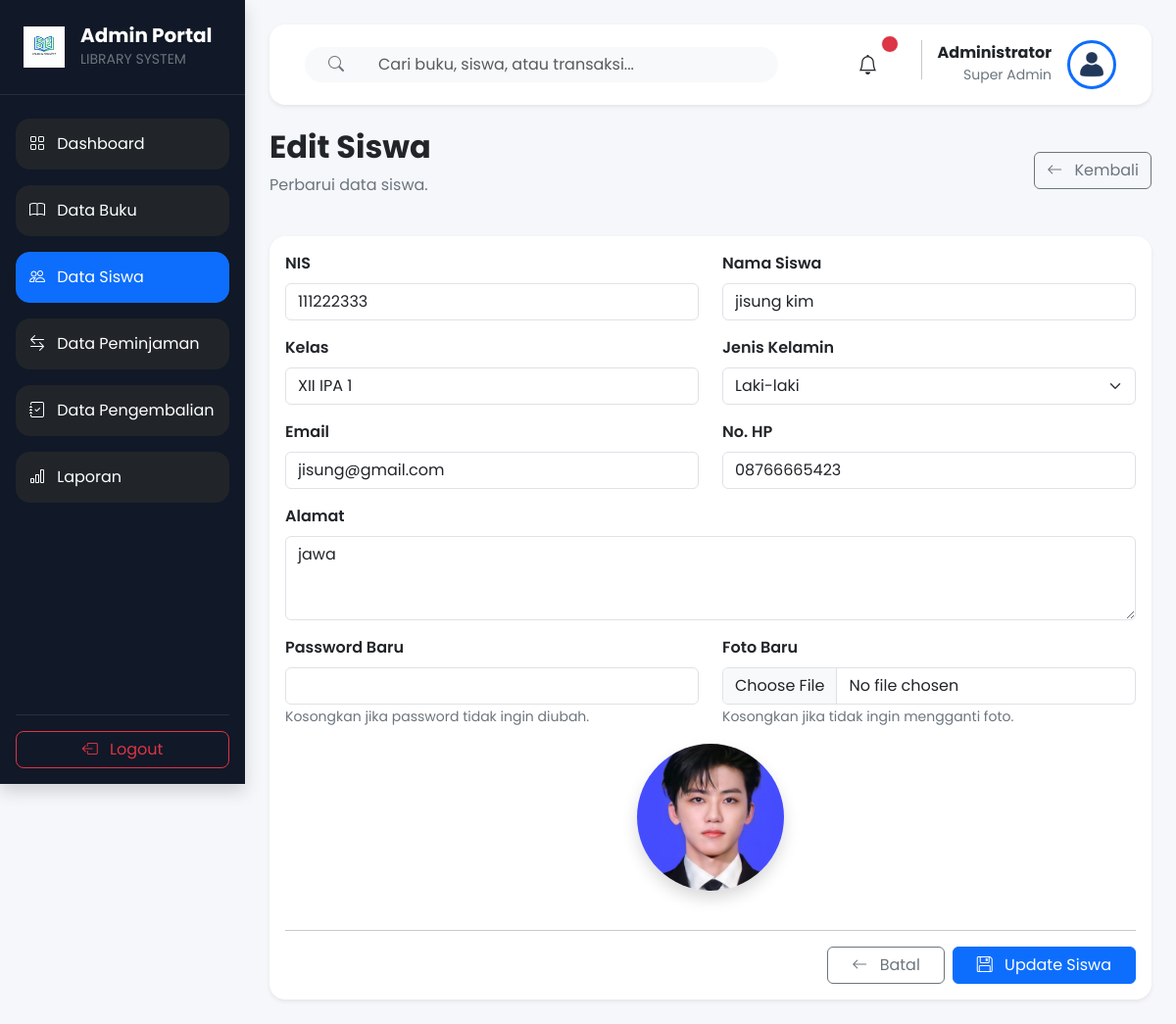
/admin/edit_siswa.php?id=5 (signed in), run on the app's committed database.
### tables this page shows
CREATE TABLE `siswa` (
  `id_siswa` int(11) NOT NULL,
  `nis` varchar(20) NOT NULL,
  `nama_siswa` varchar(100) NOT NULL,
  `kelas` varchar(30) DEFAULT NULL,
  `jenis_kelamin` enum('L','P') DEFAULT NULL,
  `email` varchar(100) DEFAULT NULL,
  `no_hp` varchar(20) DEFAULT NULL,
  `alamat` text DEFAULT NULL,
  `password` varchar(255) NOT NULL,
  `foto` varchar(255) DEFAULT NULL,
  `created_at` timestamp NOT NULL DEFAULT current_timestamp()
);

### admin/edit_siswa.php (the view, shortened to what this page needs)
<?php
include "../config/koneksi.php";
$id = $_GET['id'];
$query = mysqli_query($conn,"
SELECT *
FROM siswa
WHERE id_siswa='$id'
");
$data = mysqli_fetch_assoc($query);
include "../includes/header.php";
include "../includes/sidebar_admin.php";
?>
<div
class="container-fluid"
style="
margin-left:250px;
padding:25px;
background:#F5F7FB;
min-height:100vh;
">
<?php include "../includes/navbar_admin.php"; ?>
<div class="d-flex justify-content-between align-items-center mb-4">
    <div>
        <h2 class="fw-bold">
            Edit Siswa
        </h2>
        <p class="text-secondary">
            Perbarui data siswa.
        </p>
    </div>
    <a
        href="siswa.php"
        class="btn btn-outline-secondary">
        <i class="bi bi-arrow-left me-2"></i>
        Kembali
    </a>
</div>
<div class="card border-0 shadow-sm rounded-4">
<div class="card-body">
<form
action="proses_edit_siswa.php"
method="POST"
enctype="multipart/form-data">
<div class="row">
<div class="col-md-6 mb-3">
<label class="form-label fw-semibold">
NIS
</label>
<input
type="text"
name="nis"
class="form-control"
value="<?= $data['nis']; ?>"
required>
</div>
<div class="col-md-6 mb-3">
<label class="form-label fw-semibold">
Nama Siswa
</label>
<input
type="text"
name="nama_siswa"
class="form-control"
value="<?= $data['nama_siswa']; ?>"
required>
</div>
<div class="col-md-6 mb-3">
<label class="form-label fw-semibold">
Kelas
</label>
<input
type="text"
name="kelas"
class="form-control"
value="<?= $data['kelas']; ?>"
required>
</div>
<div class="col-md-6 mb-3">
<label class="form-label fw-semibold">
Jenis Kelamin
</label>
<select
name="jenis_kelamin"
class="form-select"
required>
<option value="L" <?= ($data['jenis_kelamin']=="L") ? "selected" : ""; ?>>
Laki-laki
</option>
</select>
</div>
<div class="col-md-6 mb-3">
    <label class="form-label fw-semibold">
        Email
    </label>
    <input
        type="email"
        name="email"
        class="form-control"
        value="<?= $data['email']; ?>"
        required>
</div>
<div class="col-md-6 mb-3">
    <label class="form-label fw-semibold">
        No. HP
    </label>
    <input
        type="text"
        name="no_hp"
        class="form-control"
        value="<?= $data['no_hp']; ?>"
        required>
</div>
<div class="col-md-12 mb-3">
    <label class="form-label fw-semibold">
        Alamat
    </label>
    <textarea
        name="alamat"
        class="form-control"
        rows="3"
        required><?= $data['alamat']; ?></textarea>
</div>
<div class="col-md-6 mb-3">
    <label class="form-label fw-semibold">
        Password Baru
    </label>
    <input
        type="password"
        name="password"
        class="form-control">
    <small class="text-secondary">
        Kosongkan jika password tidak ingin diubah.
    </small>
</div>
<div class="col-md-6 mb-3">
    <label class="form-label fw-semibold">
        Foto Baru
    </label>
    <input
        type="file"
        name="foto"
        class="form-control"
        accept=".jpg,.jpeg,.png">
    <small class="text-secondary">
        Kosongkan jika tidak ingin mengganti foto.
    </small>
</div>
<div class="col-md-12 mb-4 text-center">
<?php
if(!empty($data['foto']) && file_exists("../assets/image/siswa/".$data['foto'])){
?>
<img
src="../assets/image/siswa/<?= $data['foto']; ?>"
width="150"
height="150"
class="rounded-circle shadow"
style="object-fit:cover;">
<?php
}
?>
</div>
</div>
<hr>
<div class="d-flex justify-content-end gap-2">
    <a
        href="siswa.php"
        class="btn btn-outline-secondary px-4">
        <i class="bi bi-arrow-left me-2"></i>
        Batal
    </a>
    <button
        type="submit"
        class="btn btn-primary px-4">
        <i class="bi bi-floppy me-2"></i>
        Update Siswa
    </button>
</div>
</form>
</div>
</div>
</div>
<?php include "../includes/footer.php"; ?>

### includes/navbar_admin.php (shortened to what this page needs)
<?php
include "../config/koneksi.php";
$id_admin = $_SESSION['id'];
$queryAdmin = mysqli_query($conn,"
SELECT *
FROM admin
WHERE id_admin='$id_admin'
");
$admin = mysqli_fetch_assoc($queryAdmin);
$keyword = isset($_GET['search']) ? $_GET['search'] : "";
?>
<nav class="navbar bg-white shadow-sm rounded-4 px-4 py-3 mb-4">
    <div class="container-fluid">
        <form
            class="col-lg-7"
            method="GET"
            action="">
            <div class="input-group">
                <span
                    class="input-group-text
                    bg-light
                    border-0
                    rounded-start-pill
                    px-4">
                    <i class="bi bi-search text-secondary"></i>
                </span>
                <input
                    type="text"
                    name="search"
                    class="form-control border-0 bg-light rounded-end-pill"
                    placeholder="Cari buku, siswa, atau transaksi..."
                    value="<?= htmlspecialchars($keyword); ?>">
            </div>
        </form>
        <div class="d-flex align-items-center">
            <button
                class="btn border-0 bg-transparent position-relative me-4">
                <i class="bi bi-bell fs-5"></i>
                <span
                    class="position-absolute
                    top-0
                    start-100
                    translate-middle
                    p-2
                    bg-danger
                    border
                    border-light
                    rounded-circle">
                </span>
            </button>
            <div class="d-flex align-items-center ms-2">
                <div class="text-end me-3">
                    <h6 class="mb-0 fw-bold">
                        <?= $admin['nama_admin']; ?>
                    </h6>
                    <small class="text-secondary">
                        Super Admin
                    </small>
                </div>
                <img
    src="../assets/image/default-user.png"
    alt="Admin"
    width="50"
    height="50"
    class="rounded-circle border border-3 border-primary"
    style="object-fit:cover;">
            </div>
        </div>
    </div>
</nav>

### data on the page
siswa: nis "111222333", nama_siswa "jisung kim", kelas "XII IPA 1", jenis_kelamin "Laki-laki", email "jisung@gmail.com", no_hp "08766665423", alamat "jawa", foto (picture)

### other printed values
$admin['nama_admin'] "Administrator"
